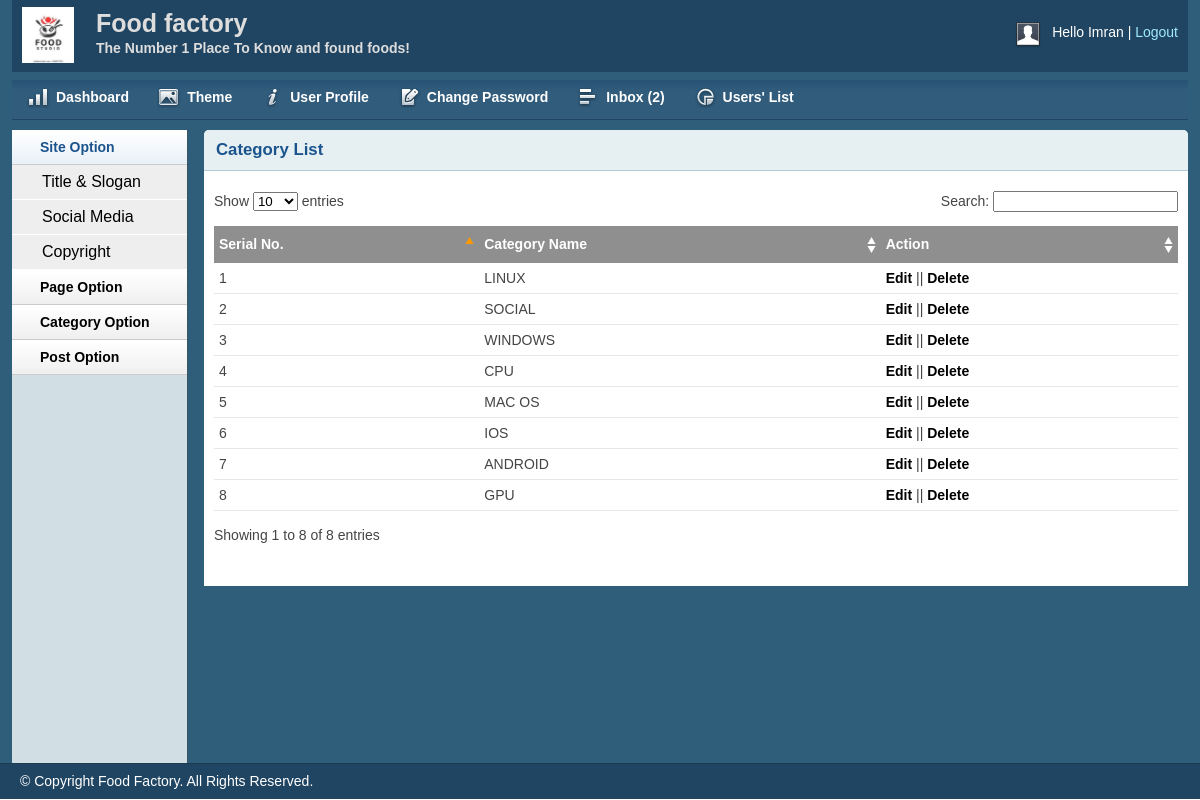
The app's page /admin/catlist.php (signed in) with its own data.
### tables this page shows
CREATE TABLE `tbl_category` (
  `id` int(11) NOT NULL,
  `name` varchar(50) NOT NULL
);

### lib/Database.php (called while the page is built, shortened)
<?php
Class Database{
	public $host   = DB_HOST;
	public $user   = DB_USER;
	public $pass   = DB_PASS;
	public $dbname = DB_NAME;
	public $link;
	private function connectDB(){
	$this->link = new mysqli($this->host, $this->user, $this->pass, $this->dbname);
 }
	public function select($query){
		$result = $this->link->query($query) or die($this->link->error.__LINE__);
		if($result->num_rows > 0){
			return $result;
		} else {
			return false;
		}
	}
}

### admin/catlist.php (the view, shortened to what this page needs)
<?php include 'inc/header.php';?>
<?php include 'inc/sidebar.php';?>
        <div class="grid_10">
            <div class="box round first grid">
                <h2>Category List</h2>
                <div class="block">
                    <table class="data display datatable" id="example">
					<thead>
						<tr>
							<th>Serial No.</th>
							<th>Category Name</th>
							<th>Action</th>
						</tr>
					</thead>
					<tbody>
						<?php
							$query = "select * from tbl_category order by id desc";
							$category = $db->select($query);
							if ($category) {
								$i=0;
								while ($result = $category->fetch_assoc()) {
									$i++;
									?>
						<tr class="odd gradeX">
							<td><?php echo $i;?></td>
							<td><?php echo $result['name'];?></td>
							<td><a href="editcat.php?catid=<?php echo $result['id'];?>">Edit</a> || <a onclick="return confirm('Are You Sure to Delete?');" href="?delcat=<?php echo $result['id'];?>">Delete</a></td>
						</tr>
						<?php } } ?>
					</tbody>
				</table>
               </div>
            </div>
        </div>
        <?php include 'inc/footer.php';?>

### admin/css/layout.css (style rules this page uses)
body { background: #fff none repeat scroll 0 0; color: #444; font-size: 14px; padding: 0; }
a { color: #000; font-weight:bold; text-decoration: none; }
h1, h2, h3, h4, h5, h6 { line-height:1.2em; margin-bottom:.3em; }
h2 { margin-top:1em; }
.box { background:#fff; margin-bottom:20px; padding:10px 10px 10px 10px; margin-left:-8px; }
.box.grid { padding-bottom:40px; }
.box.round { -moz-border-radius: 5px 5px 0px 0px; -webkit-border-radius: 5px 5px 0px 0px; border-radius: 5px 5px 0px 0px; }
.box h2 { font-size:1.2em; font-weight:bold; color:#1B548D; background:#E6F0F3; margin:-10px -10px 0 -10px; padding:10px 12px; border-bottom:1px solid #B3CBD6; -moz-border-radius: 5px 5px 0px 0px; -webkit-border-radius: 5px 5px 0px 0px; border-radius: 5px 5px 0px 0px; }
.box.first { min-height: 406px; }
.block { padding-top:20px; }
.block { padding-bottom:1px; }
table.display { margin: 0 auto; clear: both; width: 100%; }
.sorting_asc { background: #8f8f8f url(../img/table/sort_asc.png) no-repeat center right; padding:8px 5px; text-align:left; color:#fff; }
.sorting { background:#8f8f8f url(../img/table/sort_both.png) no-repeat center right; padding:8px 5px; text-align:left; color:#fff; }
tr.odd { height: 30px; line-height: 30px; border-bottom:1px solid #e6e6e6; }
tr.even { height: 30px; line-height: 30px; border-bottom:1px solid #e6e6e6; }
tr.odd td, tr.even td { padding-left:5px; }

### records on screen
tbl_category: name "LINUX"
tbl_category: name "SOCIAL"
tbl_category: name "WINDOWS"
tbl_category: name "CPU"
tbl_category: name "MAC OS"
tbl_category: name "IOS"
tbl_category: name "ANDROID"
tbl_category: name "GPU"

### other values on screen
Session::get('username') "Imran"
$count "2"
